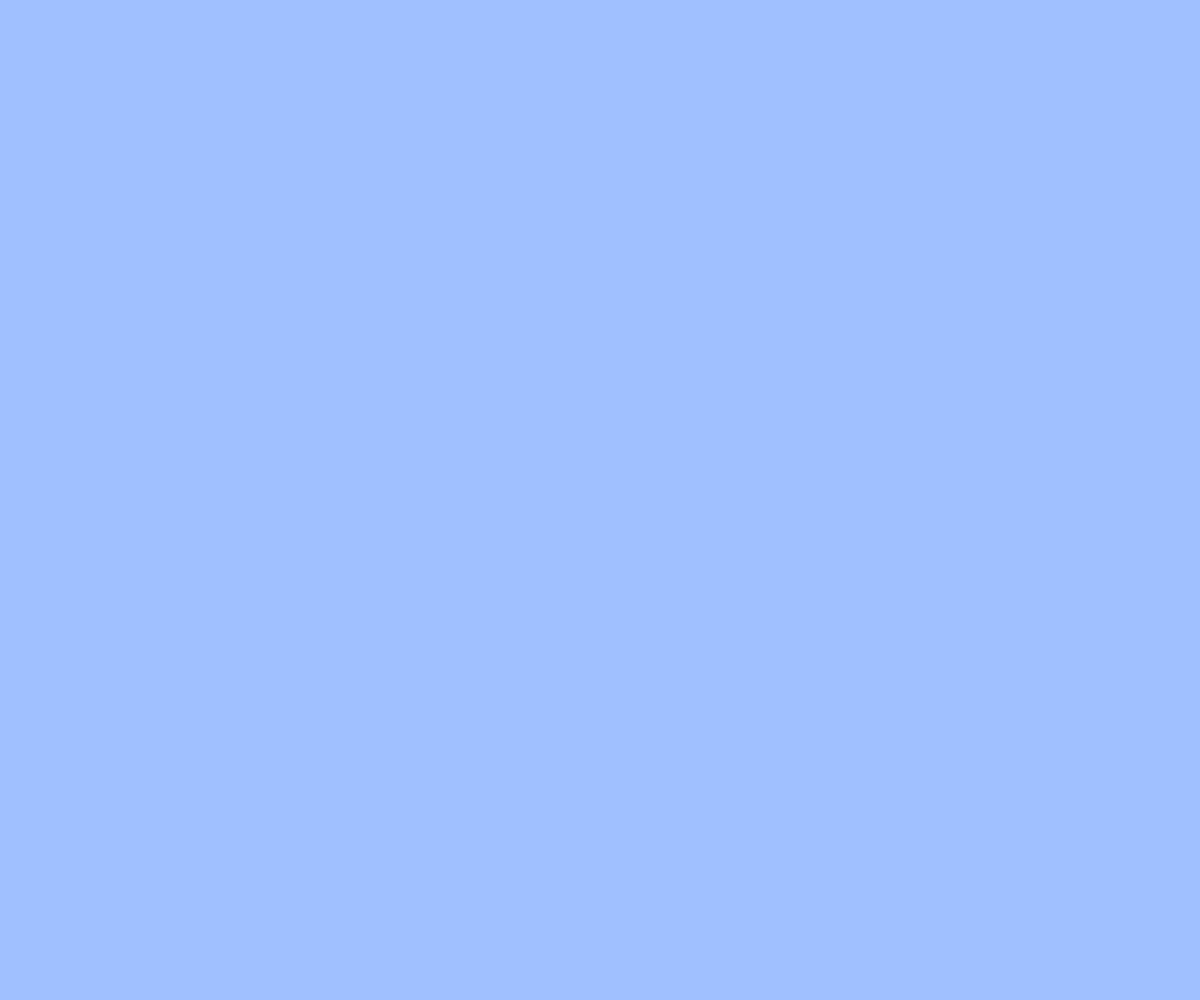
Frame 1 (no input)
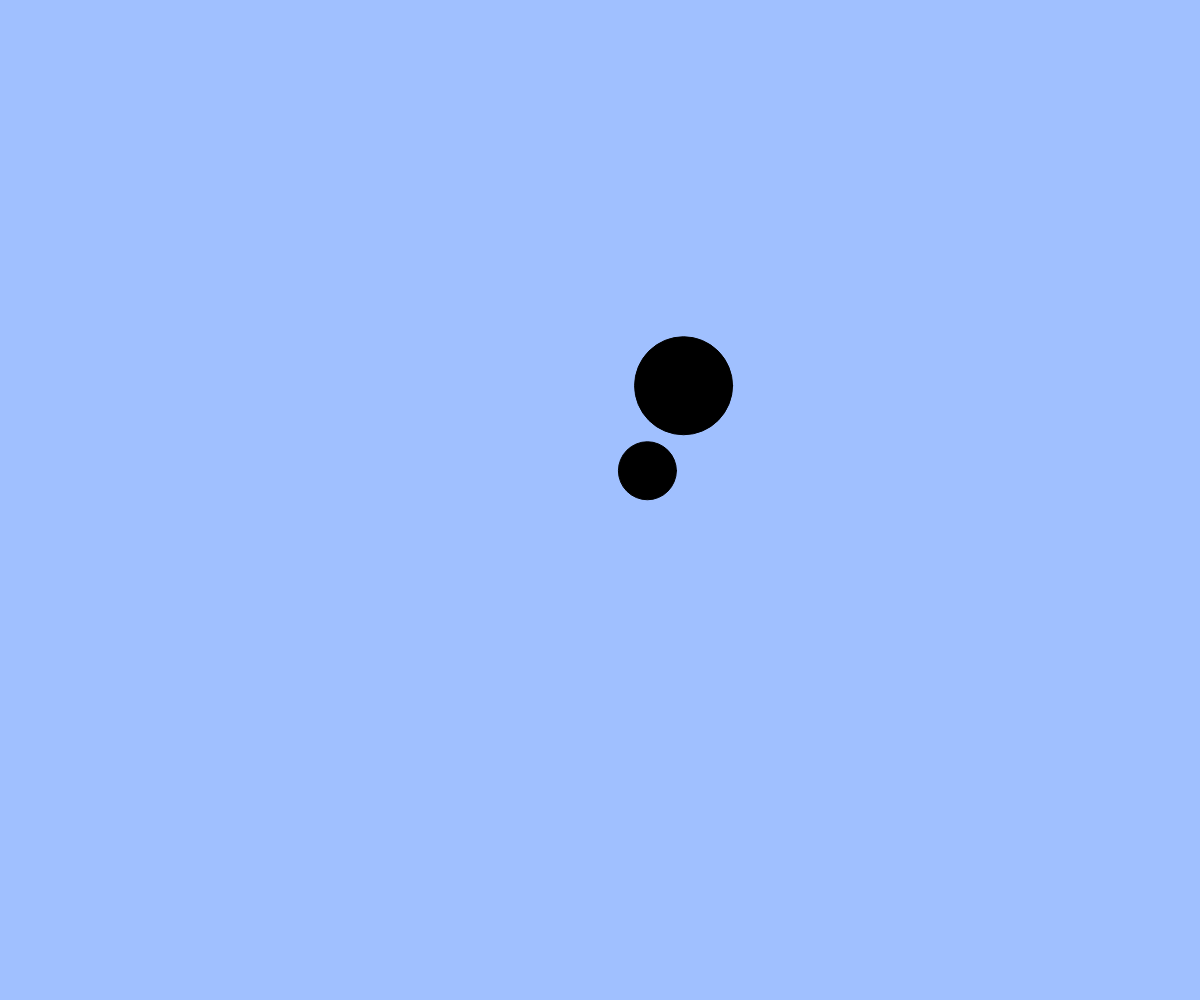
Frame 60 (no input)
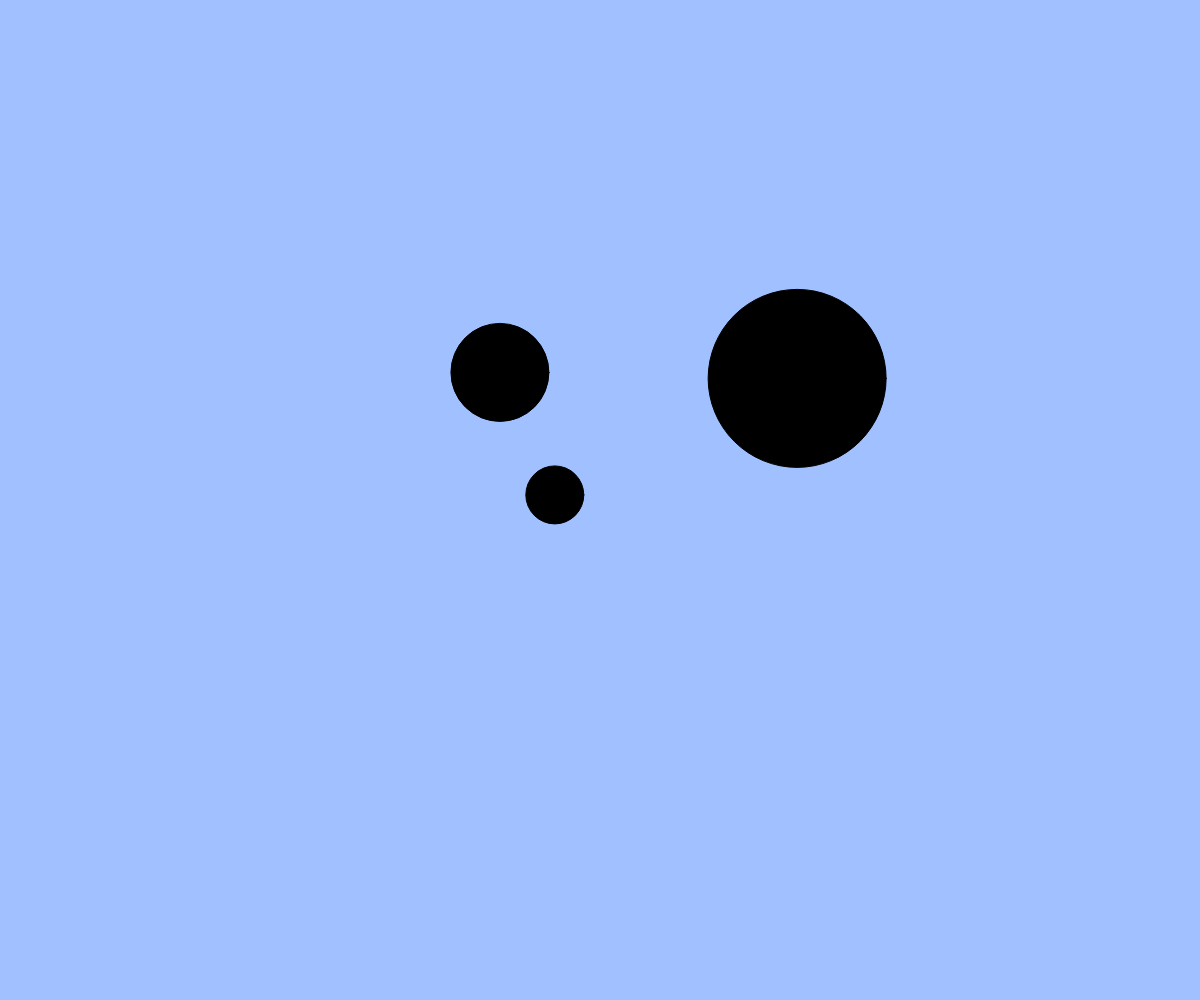
Frame 120 (the mouse pressed at the canvas centre since frame 60)

The p5.js sketch that drew these frames (run headless with seeded random() and noise() and a simulated clock; from frame 60 on, the mouse is pressed at the canvas centre):

// p5.js sketch
// ── sketch.js
// たくさん出てくるアニメーション
let balls;
let targets; // 追加（ボールを当てる的）

function setup() {
  createCanvas(windowWidth, windowHeight);
  balls = [];                   //ボールのオブジェクトの配列
  targets = [];　　　　　　　　　//的のオブジェクトの配列
}

function windowResized() {
  resizeCanvas(windowWidth, windowHeight);
}

function draw() {
  background(160, 192, 255);

  // 的のアニメーション（注意：追加しないと何も起きない）
  for (let i = 0; i < targets.length; i++) {
    let t = targets[i];
    fill(0);
    ellipse(t.x, t.y, t.size);
    t.x += t.vx;
    t.y += t.vy;
    t.size += 2;
  }

  // ボールのアニメーション
  for (let i = 0; i < balls.length; i++) {
    let b = balls[i];
    fill(255);
    ellipse(b.x, b.y, b.size);
    b.x += b.vx;
    b.y += b.vy;
  }

  // 画面外に出たボールを配列から削除する
  const ballsInCanvas = []; // 画面内のボールを一時的に保持する配列
  for (let i = 0; i < balls.length; i++) {
    let b = balls[i];　　　　　　　　　　　//ｂをボールズ配列のi番目のオブジェクトとする

    if (b.x > 0 && b.x < width && b.y > 0 && b.y < height) { // 画面内
      ballsInCanvas.push(b);　　　　　　　　　　//画面内ならｂオブジェクトをballsincanvasに入れる（仕分け）
    }
  }
  balls = ballsInCanvas; // 画面内のボールだけを残す

  // 補足：filter 関数を使うともっと簡単に書ける
  // balls = balls.filter(insideCanvas);

  if (frameCount % 20 === 0) { // 20フレームごとに新しい的を追加する
    // BLANK[1] 新しい的オブジェクトを作成して targets 配列に追加しよう


    let t = { x: width / 2, y: height / 2, size: 20, vx: random(-5, 5), vy: random(-5, 5) }
    targets.push(t);
  }

  // ボールに当たった or 大きくなりすぎた的を配列から削除する
  const activeTargets = []; // 生き残った的を一時的に保持する配列

  for (let i = 0; i < targets.length; i++) {
    let t = targets[i];
    if (t.size < 200) { // 大きくなりすぎていない


      let hit = false;
      for (let j = 0; j < balls.length; j++) { // すべてのボールと衝突判定
        let b = balls[j];
        // BLANK[2]
        hit = dist(b.x, b.y, t.x, t.y) < t.size + b.size
      }

      if (!hit) activeTargets.push(t); // 衝突していなければ生き残る
    }

  }

  targets = activeTargets; // 生き残った的だけを残す
}

function mouseDragged() {
  const dx = mouseX - pmouseX;
  const dy = mouseY - pmouseY;
  if (mag(dx, dy) > 5) {
    const b = { x: mouseX, y: mouseY, size: 20, vx: dx, vy: dy };
    balls.push(b);
  }
}

function insideCanvas(b) {
  return b.x > 0 && b.x < width && b.y > 0 && b.y < height;
}
